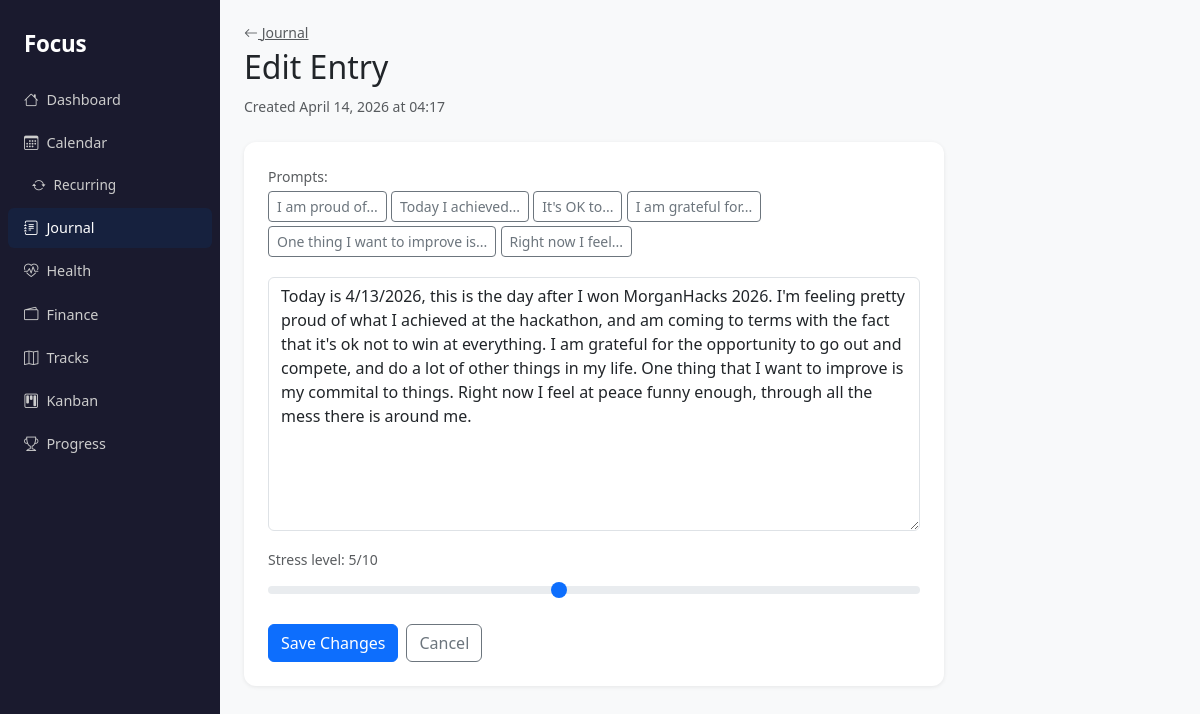
The page /journal/6c8b99b3-809b-4406-b693-bdf46a7abb85/edit (signed in) on the database its author committed.
### models.py (models this page shows)
class JournalEntry(db.Model):
    __tablename__ = "journal_entries"
    id = db.Column(db.String(36), primary_key=True, default=new_uuid)
    body = db.Column(db.Text, nullable=False)
    stress_level = db.Column(db.Integer, nullable=True)
    created_at = db.Column(db.DateTime, default=datetime.utcnow)
    updated_at = db.Column(db.DateTime, default=datetime.utcnow, onupdate=datetime.utcnow)

### app.py (the view, shortened to what this page needs)
@app.route("/journal/<id>/edit", methods=["GET", "POST"])
def edit_entry(id):
    if not journal_authed():
        return redirect(url_for("journal_index"))
    entry = JournalEntry.query.get_or_404(id)
    return render_template("journal/edit.html", entry=entry, stems=SENTENCE_STEMS)

### app.py (called while the page is built)
def journal_authed():
    return session.get("journal_auth") is True

### templates/journal/edit.html (shortened to what this page needs)
{% extends "base.html" %}
{% block content %}
<div class="mb-4">
  <a href="{{ url_for('journal_index') }}" class="text-muted small"><i class="bi bi-arrow-left"></i> Journal</a>
  <h2 class="mt-1">Edit Entry</h2>
  <span class="text-muted small">Created {{ entry.created_at.strftime('%B %d, %Y at %H:%M') }}</span>
</div>
<div class="card p-4" style="max-width:700px;">
  <div class="mb-3">
    <p class="text-muted small mb-1">Prompts:</p>
    {% for stem in stems %}
      <button type="button" class="btn btn-outline-secondary btn-sm mb-1"
        onclick="document.getElementById('edit-body').value += '{{ stem }} '">
        {{ stem }}
      </button>
    {% endfor %}
  </div>
  <form method="post">
    <div class="mb-3">
      <textarea name="body" id="edit-body" class="form-control" rows="10" required>{{ entry.body }}</textarea>
    </div>
    <div class="mb-3">
      <label class="form-label small text-muted">Stress level: <span id="stress-val">{{ entry.stress_level or 5 }}</span>/10</label>
      <input type="range" name="stress_level" class="form-range" min="1" max="10"
        value="{{ entry.stress_level or 5 }}"
        oninput="document.getElementById('stress-val').textContent=this.value">
    </div>
    <div class="d-flex gap-2">
      <button class="btn btn-primary">Save Changes</button>
      <a href="{{ url_for('journal_index') }}" class="btn btn-outline-secondary">Cancel</a>
    </div>
  </form>
</div>
{% endblock %}

### static/focus.css (style rules this page uses)
:root { --sidebar-w: 220px; --topbar-h: 54px; --sidebar-bg: #1a1a2e; --sidebar-active: #16213e; --sidebar-text: #ccc; --radius-card: 12px; --shadow-card: 0 1px 4px rgba(0,0,0,.08); --gap-page: 1rem; }
*, *::before, *::after { box-sizing: border-box; }
body { background: #f8f9fa; overflow-x: hidden; -webkit-text-size-adjust: 100%; }
.card { border: none; border-radius: var(--radius-card); box-shadow: var(--shadow-card); }
@media (min-width: 768px) { body { height: 100vh; overflow: hidden; } }

### rows shown on the page
JournalEntry: created_at "April 14, 2026 at 04:17", body "Today is 4/13/2026, this is the day after I won MorganHacks 2026. I'm feeling pretty proud of what I achieved at the hackathon, and am coming to terms with the fact that it's ok not to win at everything. I am grateful for the opportunity to go out and compete, and do a lot of other things in my life. One thing that I want to improve is my commital to things. Right now I feel at peace funny enough, through all the mess there is around me.", stress_level "5"

### other values the page prints
{{ stem }} "I am proud of..." "Today I achieved..." "It's OK to..." "I am grateful for..." "One thing I want to improve is..." "Right now I feel..."
